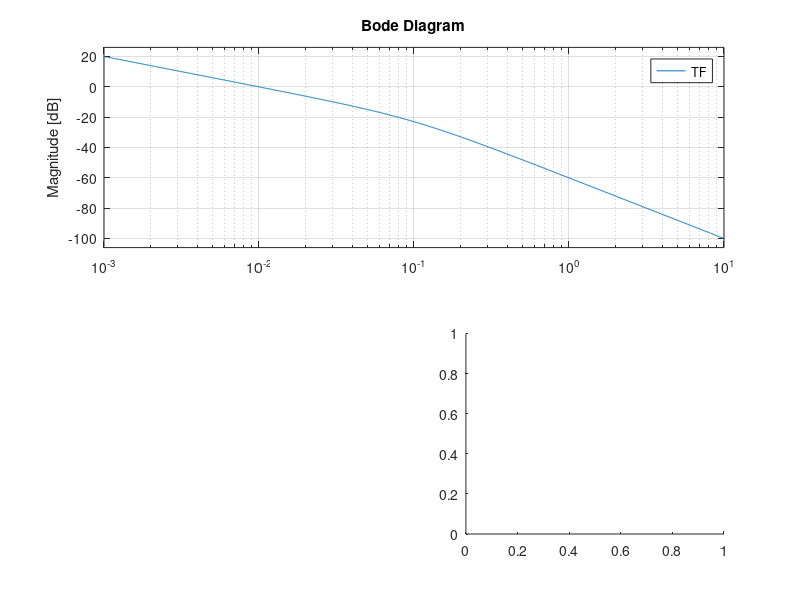
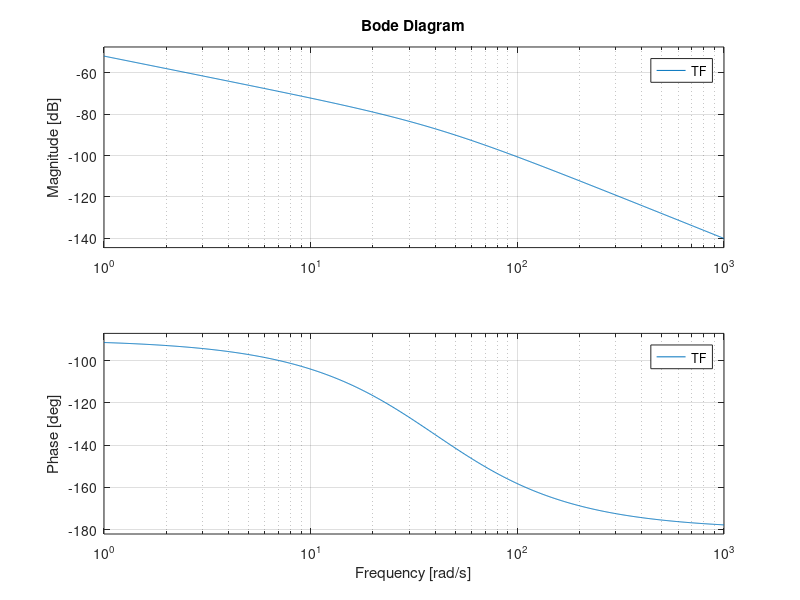

Recreate these plots in MATLAB, in order. (Note: this script raises an error after producing the figures.)
s=tf('s');
m=1000;
b=100;
u=100;
%% Transfer function model with given parameters
TF=tf(1/(s^2*m+s*b));
figure(1)
hold on;
grid on;
subplot(2,2,1)  %creatig a subplot for the pole-zero map
pzmap(TF)
grid on
axis([-0.2 0.2 -1 1])   %change axis [Xmin Xmax Ymin Ymax]
subplot(2,2,2)  %creating a subplot for the step-response
step(TF)
subplot(2,2,3)  %creating a subplot for the bode plot
bode(TF)
subplot(2,2,4)  %subplot for the system

%% Transfer function model with changed parameters
m=10;
b=400;
u=100;
TF=tf(1/(s^2*m+s*b));
figure(2)
hold on;
grid on;
subplot(2,2,1)  %creatig a subplot for the pole-zero map
pzmap(TF)
%axis([-0.2 0.2 -1 1])   %change axis [Xmin Xmax Ymin Ymax]
subplot(2,2,2)  %creating a subplot for the step-response
step(TF)
subplot(2,2,3)  %creating a subplot for the bode plot
bode(TF)
%% State-space model
syms x;
syms v;
syms u;
A=[0 1
   0 -(b/m)];
B=[0
   1/m];
C=[0 1];
x=[x
   v];
xdot=A*x+B*u
y   =C*x%+D*u; D is not existent

